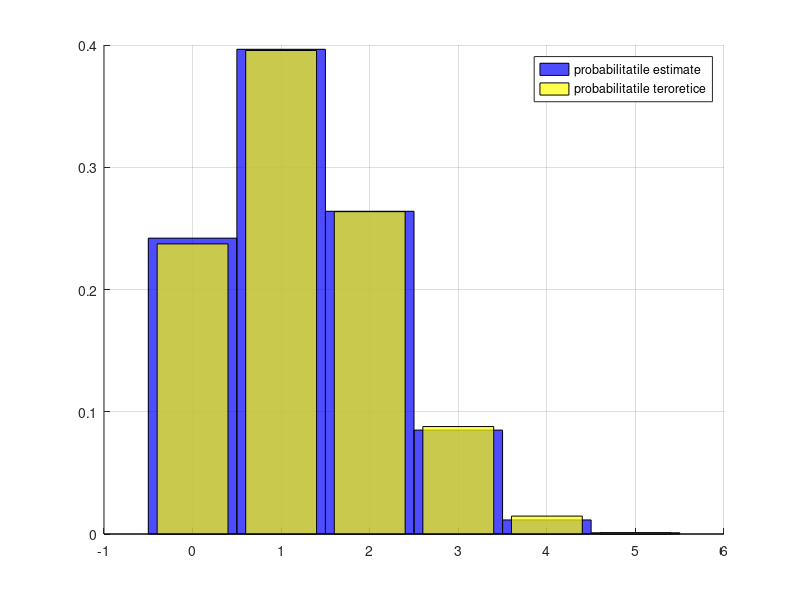

MATLAB code to generate this figure:
#pkg load statistics
clf; grid on; hold on;
p=0.25; n=5; m=2000;
x=binornd(n,p,1,m);
N=hist(x,0:n)
bar(0:n,N/m,'hist','FaceColor','b');
bar(0:n,binopdf(0:n,n,p),'FaceColor','y');
legend('probabilitatile estimate','probabilitatile teroretice');
set(findobj('type','patch'),'facealpha',0.7);
xlim([-1 n+1]);

# binopdf(k, n, p) - prob teoretica
# k cate succese, p - prob unui succes
# hist (histograma) - rep un grafic cu bare
# hist(binornd(), 0:5) - 0:5 - val posibile, restul e vectorul

